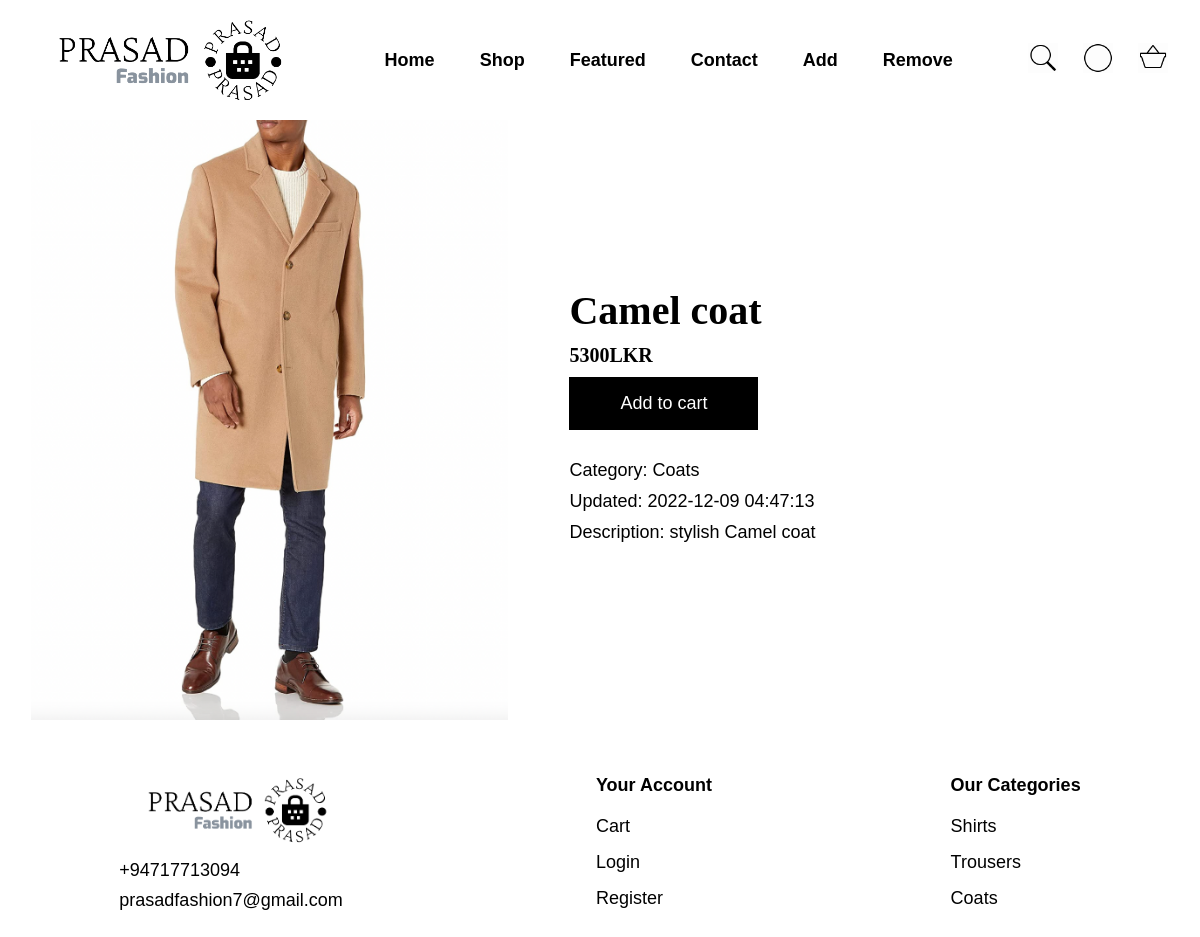
The app's page /item.php?item=23 with its own data.
### tables this page shows
CREATE TABLE `items` (
  `itemId` int(11) NOT NULL,
  `itemName` text NOT NULL,
  `itemDescription` text NOT NULL,
  `itemImage` text NOT NULL,
  `itemPrice` int(11) NOT NULL,
  `itemCategory` text NOT NULL,
  `itemAddedDate` timestamp NOT NULL DEFAULT current_timestamp()
);

### logic.php (called while the page is built, shortened)
<?php
    $conn = mysqli_connect("localhost", "root", "", "prasadFashion");
    if(isset($_REQUEST['item'])){
        $itemId = $_REQUEST['item'];
        $sql = "SELECT * FROM items WHERE itemId = $itemId";
        $viewItemQuery = mysqli_query($conn, $sql);
    }
?>

### item.php (the view, shortened to what this page needs)
<?php include "header.php";?>
<section id="viewItems">
    <div class="container">
        <?php foreach($viewItemQuery as $q){?>
            <img src="./items/<?php echo $q['itemImage'];?>" alt="<?php echo $q['itemName'];?>">
            <div>
                <h2><?php echo $q['itemName'];?></h2>
                <h3><?php echo $q['itemPrice'];?>LKR</h3>
                <form method="post">
                    <button type="submit" name="addToCart">Add to cart</button>
                </form>
                <p>Category: <?php echo $q['itemCategory'];?></p>
                <p>Updated: <?php echo $q['itemAddedDate'];?></p>
                <p>Description: <?php echo $q['itemDescription'];?></p>
            </div>
        <?php }?>
    </div>
</section>
<?php include "footer.php";?>

### assets/css/style.css (style rules this page uses)
* { margin: 0px; padding: 0px; }
* { font-family: Arial, Helvetica, sans-serif; color: black; font-size: 18px; }
h1,h2,h3 { font-family: Georgia, 'Times New Roman', Times, serif; font-weight: bold; }
h2 { font-size: 40px; }
h3 { font-size: 20px; }
button { background-color: #000000; border: 1px solid black; padding: 15px 50px; transition: 0.5s; color: white; }
#viewItems div.container { display: flex; justify-content: space-around; align-items: center; }
#viewItems div div { width: 600px; }
#viewItems img { max-width: 600px; max-height: 600px; transition: 0.5s; }
#viewItems h2, #viewItems h3, #viewItems p { margin-bottom: 10px; }
#viewItems button { margin-bottom: 30px; }

### records on screen
items: itemImage (picture), itemName "Camel coat", itemPrice "5300", itemCategory "Coats", itemAddedDate "2022-12-09 04:47:13", itemDescription "stylish Camel coat"
